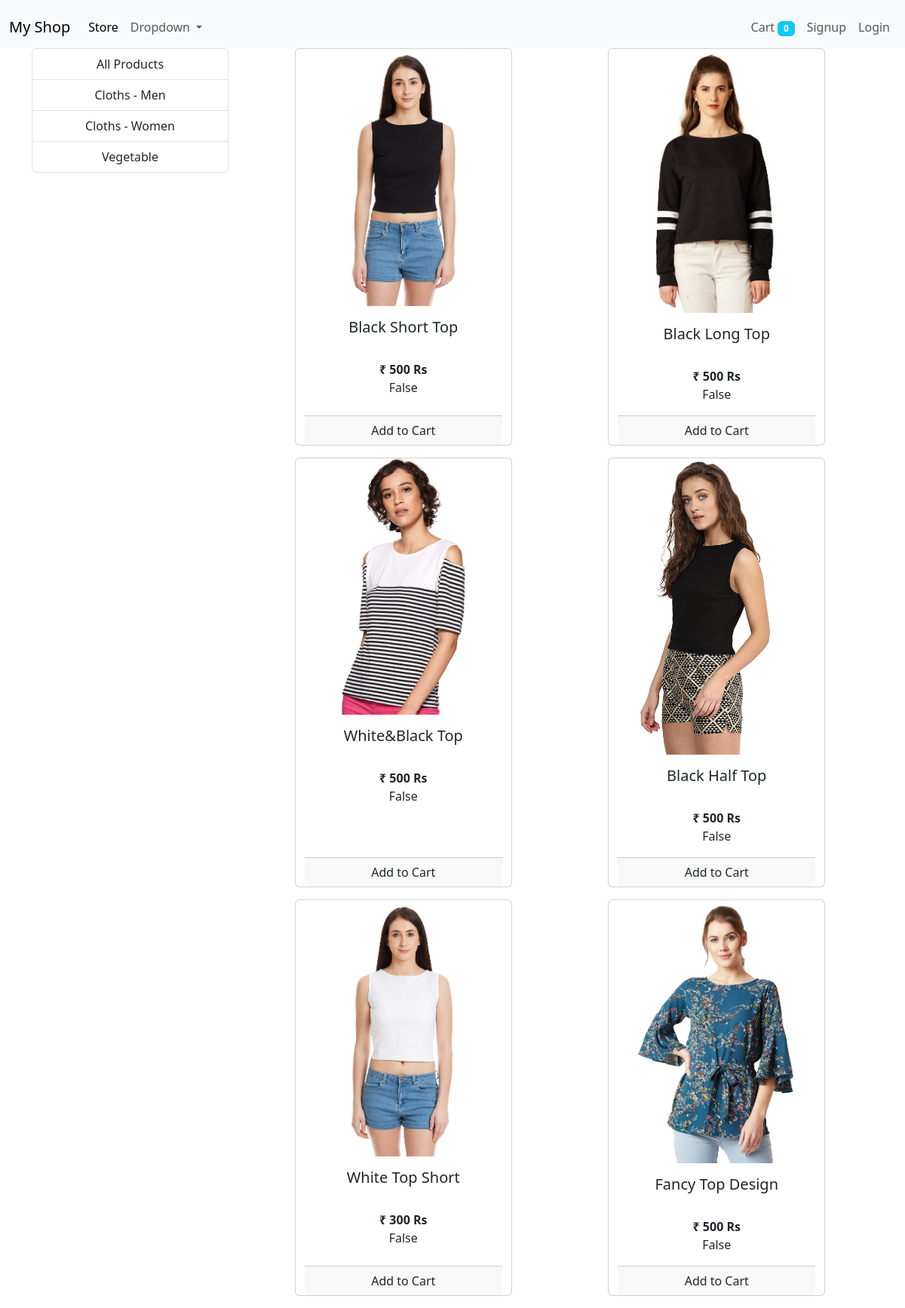
The app's page /?category=2 with its own data.
### Store/models/category.py (models this page shows, shortened)
class category(models.Model):
    name = models.CharField(max_length=20)
    @staticmethod
    def get_all_categories():
         return category.objects.all()

### Store/models/product.py (models this page shows, shortened)
class product (models.Model):
    name = models.CharField(max_length=50)
    price = models.IntegerField(default=0)
    category = models.ForeignKey(category, on_delete = models.CASCADE, default = 1)
    description = models.CharField(max_length=200, default='', null=True, blank=True)
    image = models.ImageField(upload_to='uploads/products/')
    @staticmethod
    def get_all_products_by_categoryid(category_id):
        if category_id:
            return product.objects.filter(category = category_id)
        else:
            return product.get_all_products()

### Store/views/home.py (the view, shortened to what this page needs)
# urls.py: path('', home.Index.as_view(), name='homepage'),
class Index(View):
    def get(self, request):
        cart = request.session.get('cart')
        if not cart:
            request.session['cart'] = {}
        products = None
        categories = category.get_all_categories()
        categoryID = request.GET.get('category')
        if categoryID:
            products = product.get_all_products_by_categoryid(categoryID)
        else:
            products = product.get_all_products()
        data = {}
        data ['products'] = products
        data ['categories'] = categories
        return render(request, "index.html", data)

### Store/templatetags/cart.py (called while the page is built)
@register.filter(name='is_in_cart')
def is_in_cart(product, cart):
    keys=cart.keys()
    for id in keys:
        if int(id) == product.id:
            return True
    return False

### Store/templatetags/custom_filter.py (called while the page is built)
@register.filter(name='currency')
def currency(number):
    return "₹ "+str(number)

### Store/templates/index.html (shortened to what this page needs)
{% extends 'base.html' %}
{% block content%}
{% load cart %}
{% load custom_filter %}
<div class="container text-center">
  <div class="row">
    <div class="col-lg-3 mx-auto">
      <div class="list-group">
        <a href="/" class="list-group-item">All Products</a>
        {% for category in categories %}
        <a href="/?category={{category.id}}" class="list-group-item">{{category.name}}</a>
        {% endfor %}
      </div>
    </div>
    <div id="products" class="col-lg-9 mx-auto">
      <div class="row mx-auto">
        {% for product in products %}
            <div class="card mx-auto mb-3" id="{{product.id}}" style="width: 18rem;">
                <img src="{{product.image.url}}" class="card-img-top" alt="...">
                <div class="card-body">
                    <h5 class="card-title">{{product.name}}</h5>
                    <p class="card-text"><br><b>{{product.price|currency}} Rs</b><br></p>
                    {{product|is_in_cart:request.session.cart}}
                </div>
                <div class="card-footer p-0  no-gutter">
                  {% if product|is_in_cart:request.session.cart %}
                  <div class="d-flex">
                    <form action="/#{{product.id}}" class="col-2" method="post">
                      {% csrf_token %}
                      <input hidden type="text" name='product' value='{{product.id}}'>
                      <input hidden type="text" name='remove' value='True'>
                      <input type="submit" value=" - " class="btn btn-block btn-secondary">
                    </form>
                    <div class="text-center col">{{product|cart_quantity:request.session.cart}} in Cart</div>
                    <form action="/#{{product.id}}" class="col-2" method="post">
                      {% csrf_token %}
                      <input hidden type="text" name='product' value='{{product.id}}'>
                      <input type="submit" value=" + " class="btn btn-block btn-secondary">
                    </form>
                  </div>
                  {% else %}
                  <form action="/#{{product.id}}" method="POST" class="btn-block">
                    <input type="submit" class="btn btn-block" value="Add to Cart">
                  </form>
                  {% endif %}
                </div>
            </div>
        {% endfor%}
      </div>
    </div>
  </div>
</div>
{% endblock %}

### records on screen
category: name "Cloths - Men"
category: name "Cloths - Women"
category: name "Vegetable"
product: image (picture), name "Black Short Top", price "₹ 500", session "False"
product: image (picture), name "Black Long Top", price "₹ 500", session "False"
product: image (picture), name "White&Black Top", price "₹ 500", session "False"
product: image (picture), name "Black Half Top", price "₹ 500", session "False"
product: image (picture), name "White Top Short", price "₹ 300", session "False"
product: image (picture), name "Fancy Top Design", price "₹ 500", session "False"

### other values on screen
{{ request.session.cart.keys|length }} "0"
